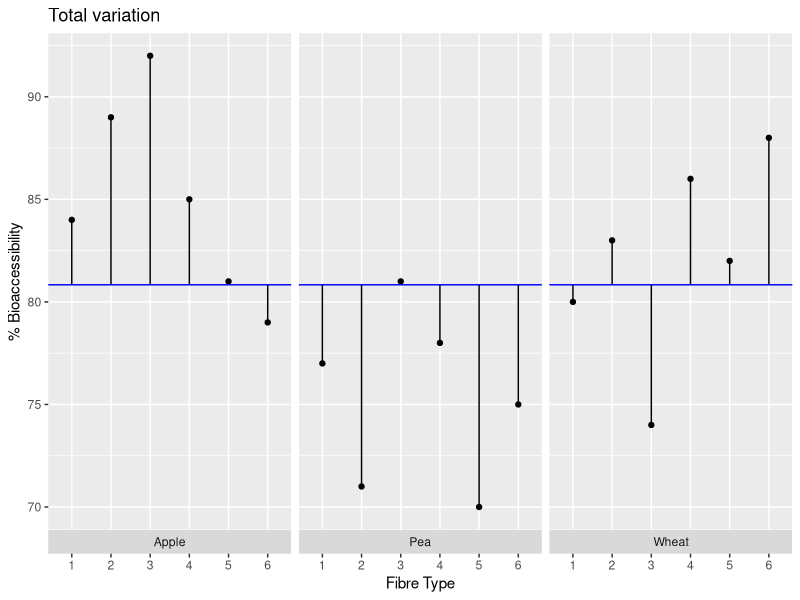
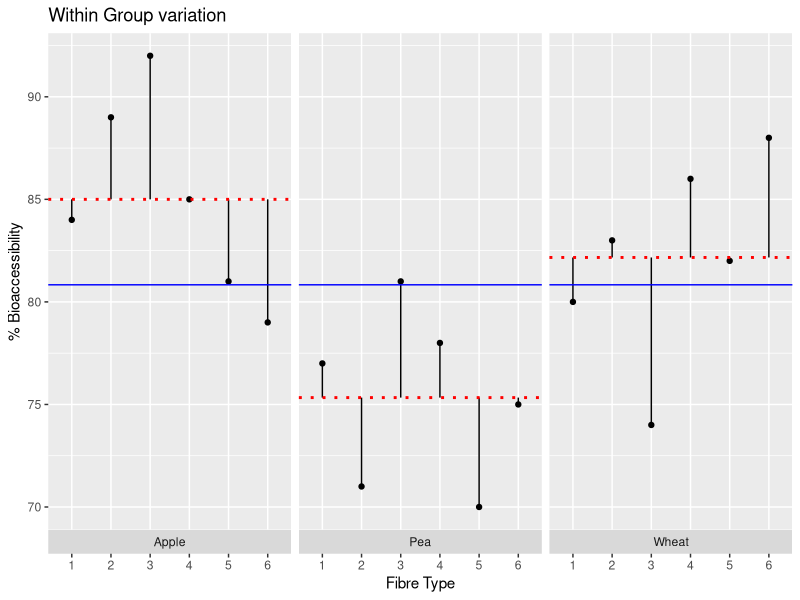
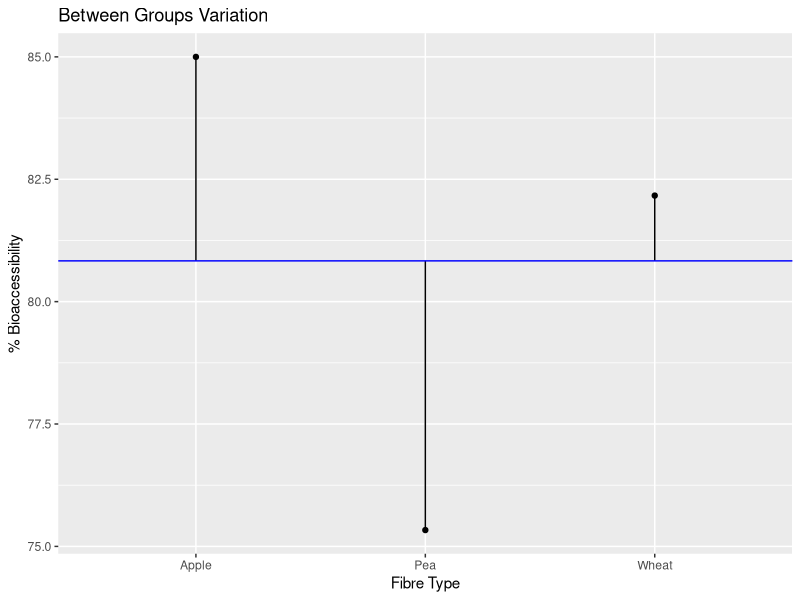
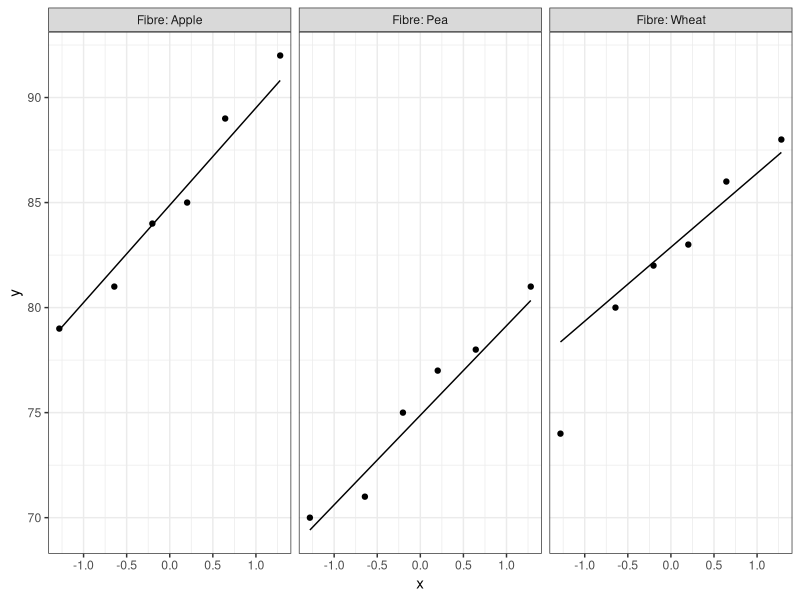
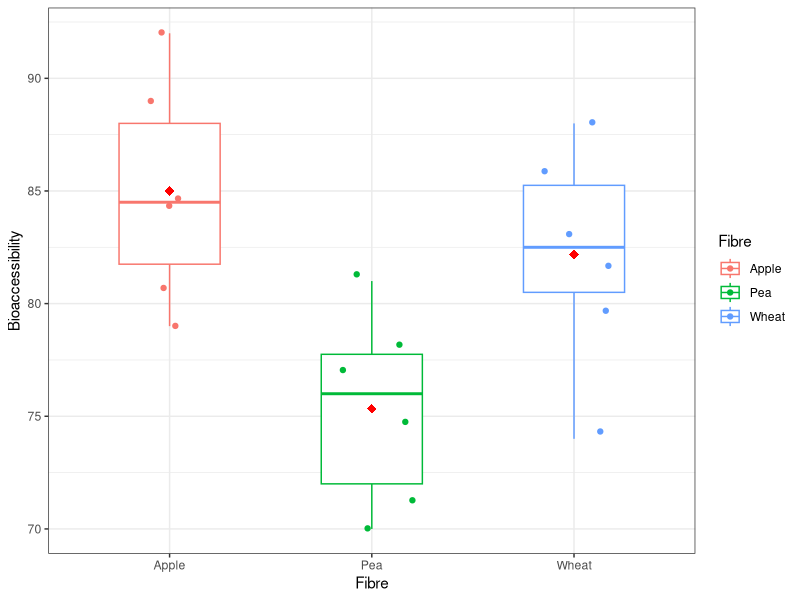
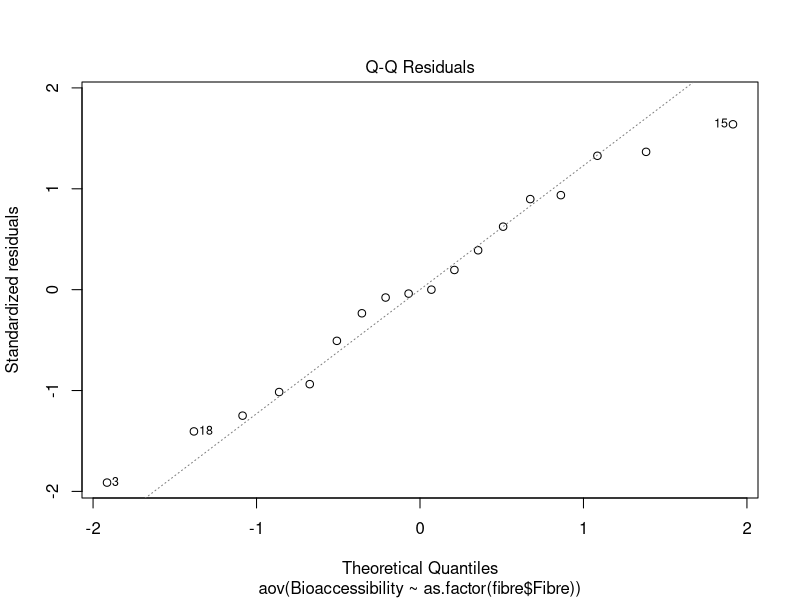
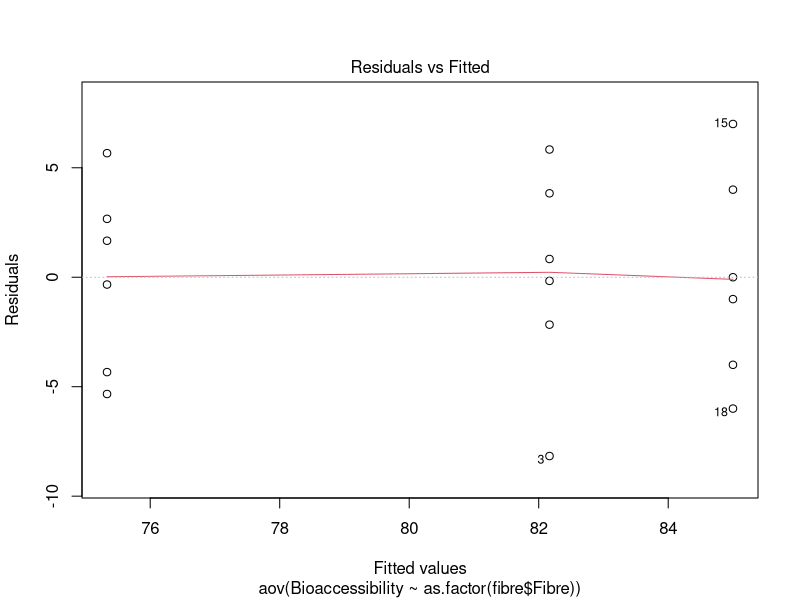
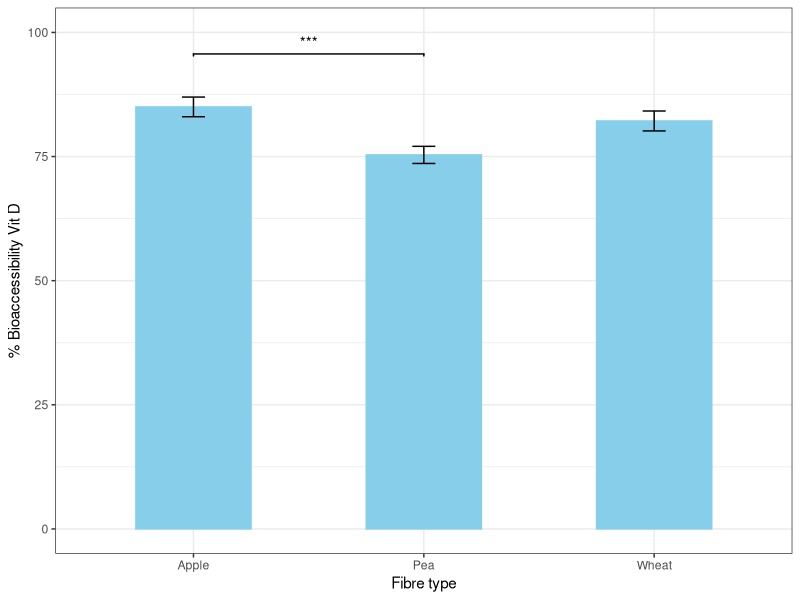

Write the R code that produced these figures, in order.
## ---- chunk 1
## 1. First set the working directory
knitr::opts_knit$set(root.dir ="~/Bioinformatics_MSc/Teaching/Data Science Summer Course/Course Material/Lipton_Training_April_2025/Lectures")
## ---- chunk 2
#Import csv file `Fibre` from the `Data` folder and look at its structure
fibre <-read.csv("Data/Fibre.csv", header = TRUE, sep=",")
knitr::kable(fibre[c(1:10),], caption = "First lines of Fibre dataset")
## ---- chunk 3
## Convert the column `Replicate` into a factor:
#str(fibre)
fibre$Replicate <- as.factor(fibre$Replicate)
#str(fibre)
## ---- chunk 4
## 3. Find Bioaccessibility mean value and subtract it from all samples
fibre.mean <- mean(fibre$Bioaccessibility)

fibre$TotalMeanDiff <- fibre$Bioaccessibility - fibre.mean
## ---- chunk 5
library (tidyverse)
## Plot the bioaccessibility of each sample compared to the total mean bioaccessibility for the whole dataset
ggplot(fibre) +geom_point(aes(x = Replicate, y = Bioaccessibility)) +
    geom_linerange(aes(x = Replicate, ymin = fibre.mean, ymax = Bioaccessibility))+
    labs(x = "Fibre Type", y = "% Bioaccessibility") +
    facet_wrap(~Fibre, strip.position = "bottom")+
    ggtitle("Total variation")+
  geom_hline(yintercept = fibre.mean, color="blue")
  
## ---- chunk 6
total.variation <- sum(fibre$TotalMeanDiff^2)
total.variation
## ---- chunk 7
group.mean <- aggregate(fibre$Bioaccessibility, list(fibre$Fibre), FUN=mean)
colnames(group.mean) <- c("Fibre", "GM")
## ---- chunk 8
knitr::kable(group.mean[c(1:3),], caption = "'group.mean' table")
## ---- chunk 9
## Then we create the same plot as previously but we also add the group mean for each type of fibre. 
ggplot(fibre) +geom_point(aes(x = Replicate, y = Bioaccessibility)) +
   geom_linerange(aes(x = Replicate, ymin = group.mean$GM[3], ymax = Bioaccessibility), data=filter(fibre, Fibre == "Wheat"))+
   geom_linerange(aes(x = Replicate, ymin = group.mean$GM[2], ymax = Bioaccessibility), data=filter(fibre, Fibre == "Pea"))+ 
   geom_linerange(aes(x = Replicate, ymin = group.mean$GM[1], ymax = Bioaccessibility), data=filter(fibre, Fibre == "Apple"))+
   labs(x = "Fibre Type", y = "% Bioaccessibility") +
    facet_wrap(~Fibre, strip.position = "bottom")+
    ggtitle("Within Group variation")+
    geom_hline(yintercept = fibre.mean, color="blue")+
    geom_hline(data = data.frame(yint=group.mean$GM[3],Fibre = "Wheat"), aes(yintercept = yint), linetype = "dotted", colour = "red", linewidth = 1)+
  geom_hline(data = data.frame(yint=group.mean$GM[2],Fibre = "Pea"), aes(yintercept = yint), linetype = "dotted", colour = "red", linewidth = 1)+
  geom_hline(data = data.frame(yint=group.mean$GM[1],Fibre = "Apple"), aes(yintercept = yint), linetype = "dotted", colour = "red", linewidth = 1)
## ---- chunk 10
# Find residuals for each group
ResDiff1 <- fibre$Bioaccessibility[fibre$Fibre == "Wheat"] - group.mean$GM[3]
ResDiff2 <- fibre$Bioaccessibility[fibre$Fibre == "Pea"] - group.mean$GM[2]
ResDiff3 <- fibre$Bioaccessibility[fibre$Fibre == "Apple"] - group.mean$GM[1]
## ---- chunk 11
error.variation <- sum(c(ResDiff1^2, ResDiff2^2, ResDiff3^2))
error.variation
## ---- chunk 12
##Plot Bioaccessibility data again, but this time only show the means per group.
ggplot(data = group.mean, aes(x = Fibre, y= GM)) + 
  geom_point() +
    geom_linerange(aes(x = Fibre, ymin = fibre.mean, ymax = GM))+
    labs(x = "Fibre Type", y = "% Bioaccessibility") +
    ggtitle("Between Groups Variation")+
  geom_hline(yintercept = fibre.mean, color="blue")
## ---- chunk 13
Explained.Diff <- group.mean$GM - fibre.mean
## ---- chunk 14
explained.variation <- sum(6*Explained.Diff^2)
explained.variation
## ---- chunk 15
# Degrees of freedom  
dft <- 18-1
dfg <- 3-1
dfe <- 18-3
#Print values
dft
dfg
dfe
## ---- chunk 16
mst <- round(total.variation/dft, digits=2)
msg <- round(explained.variation/dfg, digits=2)
mse <- round(error.variation/dfe, digits=2)

# print results
paste("mst=", mst)
paste("msg=",msg)
paste("mse=",mse)

## ---- chunk 17
# F test
f <- round(msg/mse, digits=2)
paste("f=msg/mse=", f)
## ---- chunk 18
rsq <- explained.variation/total.variation
rsq
## ---- chunk 19
anova1 <- aov(Bioaccessibility~as.factor(fibre$Fibre), data=fibre) 
## ---- chunk 20
summary(anova1)
## ---- chunk 21
  ggplot(data = fibre, aes(sample = Bioaccessibility)) +  
  geom_qq() +                               
  stat_qq_line() +                          
  facet_wrap(~ Fibre,                   # Panel by group
             labeller = label_both) +    
  theme_bw()
## ---- chunk 22
# We can also do a boxplot to see of the median and the mean fall close together:
ggplot(data = fibre, aes(x = Fibre,           # groups along the x-axis
             y = Bioaccessibility, colour = Fibre)) +   # Bioaccessibility on the y-axis
  geom_boxplot(width = 0.5,
               fill = "white") +
  geom_jitter(position = position_jitter(0.21)) +
  stat_summary(fun = mean,
               geom = "point",
               shape = 18,
               color = "red",
               size = 3) +
  theme_bw()
  
## ---- chunk 23
## Draw QQ plot
plot(anova1, 2)
## ---- chunk 24
## Draw Fitted values vs Residuals plot
plot(anova1, 1)
## ---- chunk 25
TukeyHSD(anova1) 
## ---- chunk 26
# Calculate sd for each group
group.sd <- aggregate(fibre$Bioaccessibility, list(fibre$Fibre), FUN=sd)
colnames(group.sd) <- c("Fibre", "GSD")

# convert into se:
group.se <- group.sd$GSD/sqrt(6)

## ---- chunk 27
library("ggsignif")   
## Plot the means with error bars
ggplot(data = group.mean, 
       aes(x = Fibre, y = GM, ymin = GM - group.se, ymax = GM + group.se)) + 
  # this adds the means
  geom_col(fill = "skyblue", colour = "skyblue", width = 0.5) + 
  # this adds the error bars
  geom_errorbar(width = 0.1, colour = "black") + 
  # controlling the appearance
  scale_y_continuous(limits = c(0, 100)) + 
  # use sensible labels
  xlab("Fibre type") + ylab("% Bioaccessibility Vit D") + 
  geom_signif(comparisons = list(c("Apple", "Pea")),  ## add significance levels
             map_signif_level = TRUE,
              y_position = c(95, 0), 
             annotations = c("***"))+
  # use a more professional theme
  theme_bw()
